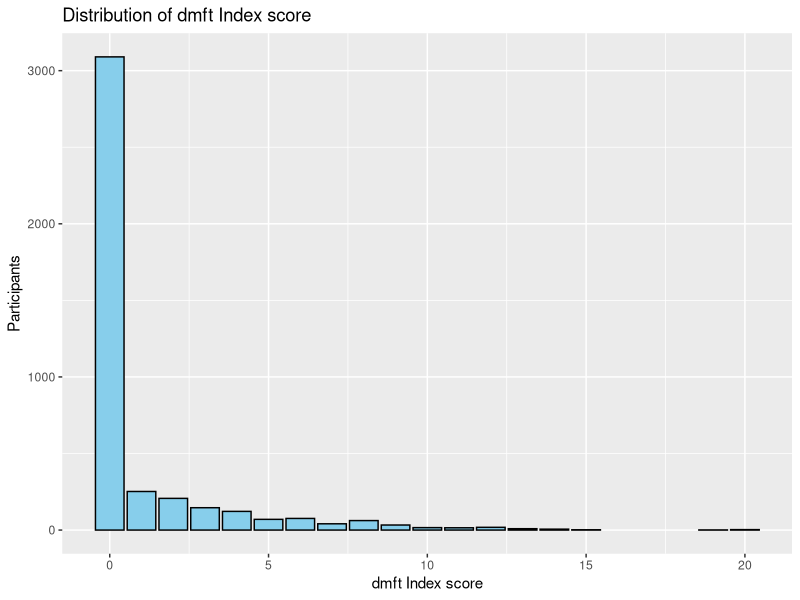
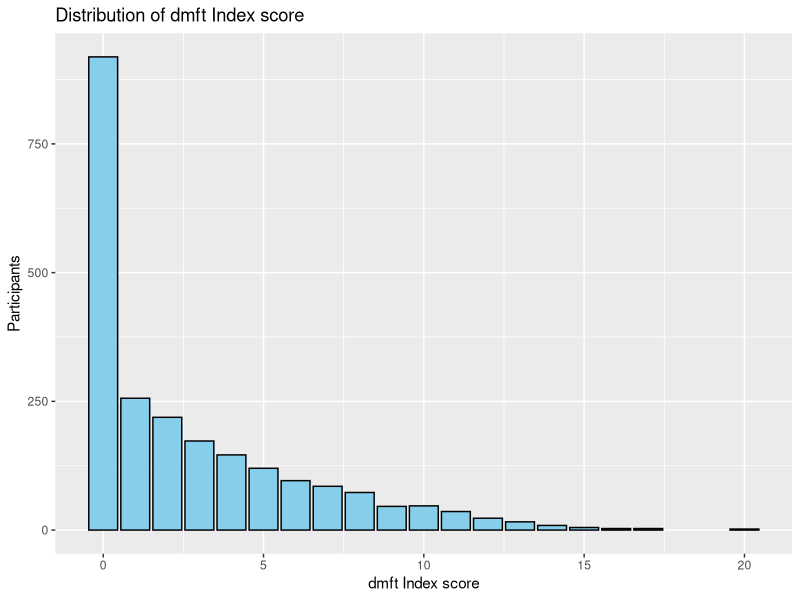
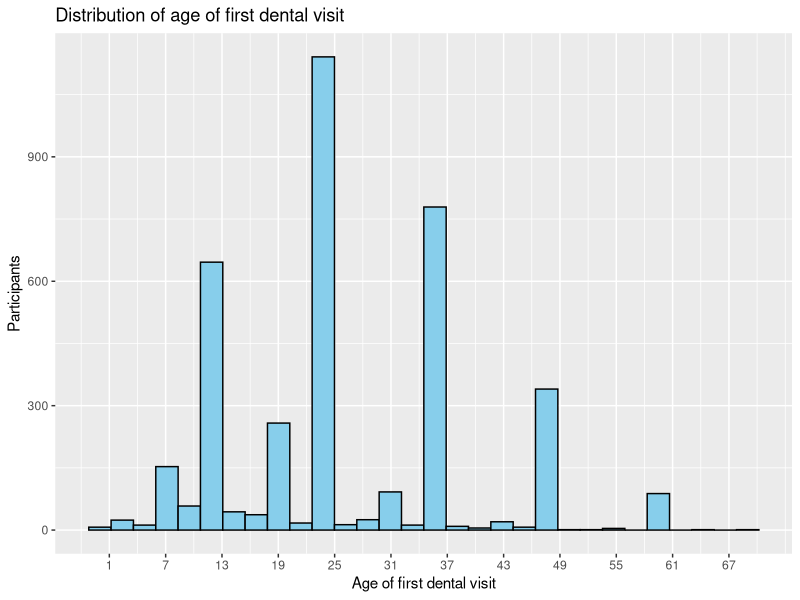
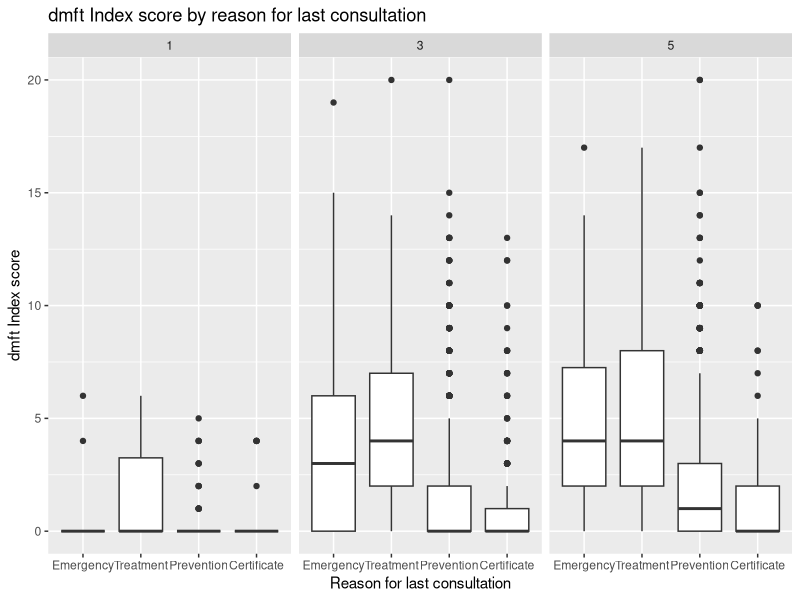
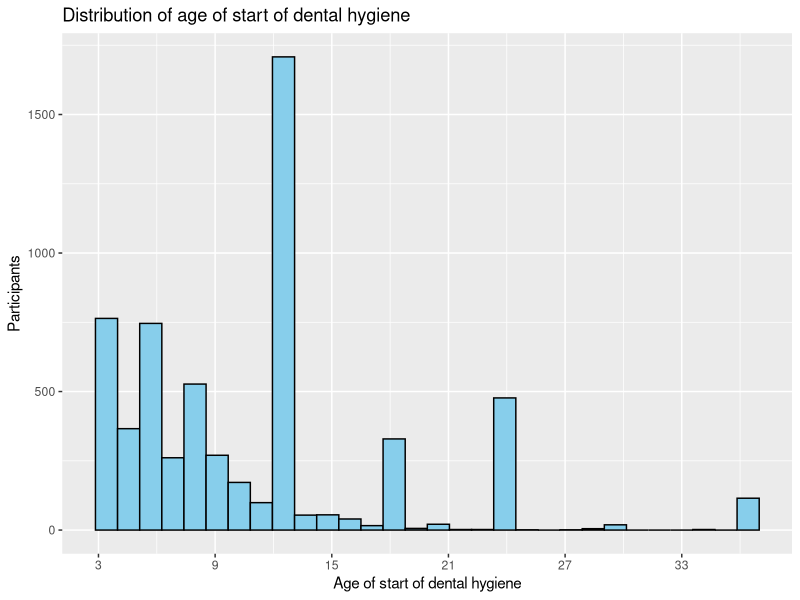
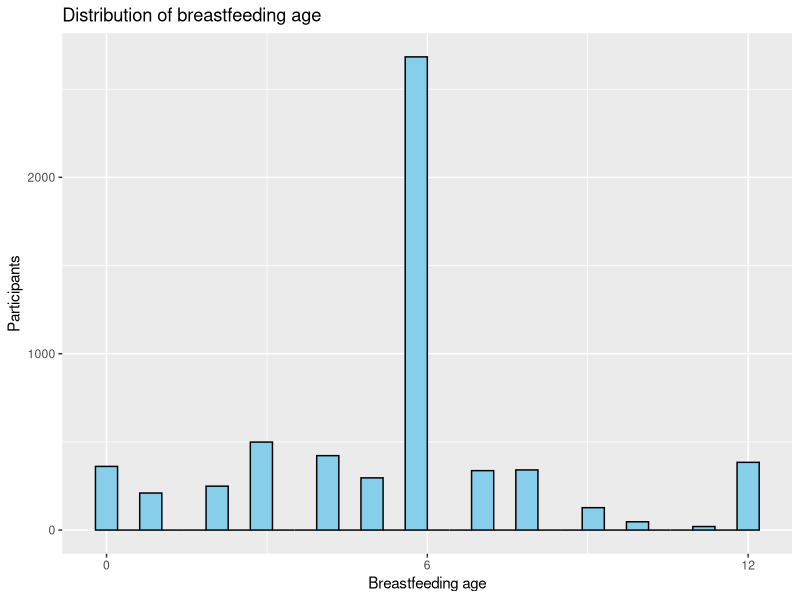
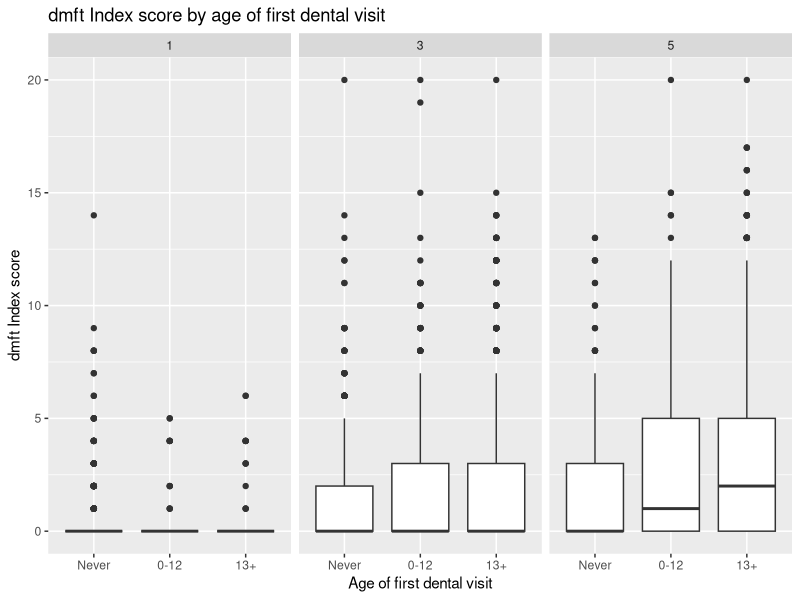
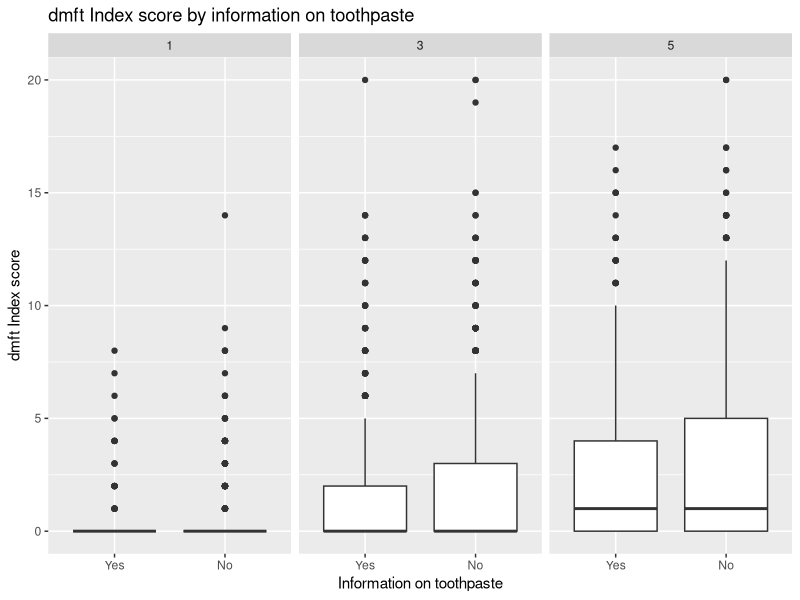

These figures' R source, in order:
## ---- chunk 1
knitr::opts_chunk$set(echo = TRUE)
## ---- chunk 2
library(here)
library(readr)
#install package MASS if not installed previously
if(!require(MASS)) install.packages("MASS")
library(MASS)
library(tidyverse)

ninoscompleta <- read_delim(
  here("ensab", "M3_NINOS.txt"), 
  delim = "|", 
  locale = locale(encoding = "Latin1")
)

examen13completa <- read_delim(
  here("ensab", "M4_EXAMEN_1.txt"), 
  delim = "|", 
  locale = locale(encoding = "Latin1")
)

examen5completa <- read_delim(
  here("ensab", "M4_EXAMEN_2.txt"), 
  delim = "|", 
  locale = locale(encoding = "Latin1")
)

hogarcompleta <- read_delim(
  here("ensab", "M1_HOGAR.txt"), 
  delim = "|", 
  locale = locale(encoding = "Latin1")
)

## ---- chunk 3
glimpse(ninoscompleta)
names(ninoscompleta)
## ---- chunk 4
ninos <- ninoscompleta %>% 
  dplyr::select(MPIO, DPTO, M3_100C, M3_113E, M3_113F, M3_119, M3_205, M3_206A, M3_206B, M3_207, M3_208, M3_209, M3_210, M3_213, M3_214, M3_218, M3_224, M3_225, M3_226, M3_227, M3_227A, M3_227B, M3_227C, M3_227D, M3_227E, M3_227F, M3_227G, M3_227CU, Clase, Region, Subreg, Estrato, Fex_fin, Sexo, Zona, EST_SE_2, FRACCION, REGIMEN, ID_HOGAR, ID_PERSONA)

glimpse(ninos)
## ---- chunk 5
examen13 <- examen13completa %>% 
  dplyr::select(MA_208, MA_305A, MA_305B, MA_305C, MA_305D, MA_305E, MA_305F, MA_305G, MA_305H, MA_305I, MA_305J, MA_307A, MA_307B, MA_307C, MA_307D, MA_307E, MA_307F, MA_307G, MA_307H, MA_307I, MA_307J, ID_HOGAR, ID_PERSONA)

#Assign a value to 1 to the following letters: B, C, D, E, G
examen13 <- examen13 %>%
  mutate(
    across(
      starts_with("MA_3"),
      ~case_when(
        str_detect(., "[BCDEG]") ~ 1,
        TRUE ~ 0)
    ))

#create variable dmft
examen13 <- examen13 %>%
  mutate(dmft = rowSums(across(starts_with("MA_3"), ~. > 0))) %>%
  dplyr::select(-starts_with("MA_3"))

glimpse(examen13)
summary(examen13$dmft)

#See distribution
ggplot(data = examen13, aes(x = dmft)) +
  geom_bar(fill = "skyblue", color = "black") +
  labs(x = "dmft Index score", y = "Participants", title = "Distribution of dmft Index score")
## ---- chunk 6
examen5 <- examen5completa %>% 
  dplyr::select(MB_208, MB_305A, MB_305B, MB_305C, MB_305D, MB_305E, MB_305F, MB_305G, MB_305H, MB_305I, MB_305J, MB_305K, MB_305L, MB_307A, MB_307B, MB_307C, MB_307D, MB_307E, MB_307F, MB_307G, MB_307H, MB_307I, MB_307J, MB_307K, MB_307L, ID_HOGAR, ID_PERSONA)

glimpse(examen5)

#Assign a value to 1 to the following numbers: 1, 2, 3, 4, 7
examen5 <- examen5 %>%
  mutate(
    across(
      starts_with("MB_3"),
      ~case_when(
        str_detect(., "^[12347]$|^[BCDEG]$") ~ 1,
        TRUE ~ 0                                 
      )))

#create variable dmft
examen5 <- examen5 %>%
  mutate(dmft = rowSums(across(starts_with("MB_3"), ~. > 0))) %>%
  dplyr::select(-starts_with("MB_3"))

summary(examen5$dmft)

#See distribution
ggplot(data = examen5, aes(x = dmft)) +
  geom_bar(fill = "skyblue", color = "black") +
  labs(x = "dmft Index score", y = "Participants", title = "Distribution of dmft Index score")
## ---- chunk 7
ensab <- ninos %>%
  left_join(examen13, by = "ID_PERSONA") %>%
  left_join(examen5, by = "ID_PERSONA") %>%
  mutate(dmft = coalesce(dmft.x, dmft.y), 
         ID_HOGAR = coalesce(ID_HOGAR.x, ID_HOGAR.y)) %>%
  dplyr::select(-ID_HOGAR.x, -ID_HOGAR.y, -dmft.x, -dmft.y)

#Missing data

ensab %>%
  filter(MA_208 == 2 | MB_208 == 2) %>%
  count()

ensab <- ensab %>%
  filter(MA_208 == 1 | MB_208 == 1) %>%
  dplyr::select(-MB_208, -MA_208)

#only  3 children did not have the clinical examination portion. We'll exclude them. Now the sample size is 6443 children.
## ---- chunk 8
glimpse(ensab$M3_100C)
summary(ensab$M3_100C)

#rename M2_100C to age
ensab <- ensab %>%
  rename(age = M3_100C) %>%
  mutate(age = factor(age, 
                      levels = c(1, 3, 5),
                      labels = c("1", "3", "5")))

summary(ensab$age)
## ---- chunk 9

#Turn M3_206A into a numeric variable
ensab$M3_206A <- as.numeric(ensab$M3_206A)

summary(ensab$M3_206A)

ensab %>%
  filter(M3_205 == 2 | M3_205 == 3) %>%
  count()
#2648: coincides with the number of NAs

ensab %>%
  filter(M3_205 == 3) %>%
  count()
#only 46 participants have missing values for M3_205

#multiply values in the filtered rows by 12 and categorize
ensab <- ensab %>%
  mutate(agefdv = if_else(M3_206B == 2, M3_206A * 12, M3_206A))

ggplot(ensab, aes(x = agefdv)) +
  geom_histogram(fill = "skyblue", color = "black") +
  scale_x_continuous(breaks = seq(min(ensab$agefdv, na.rm = TRUE), max(ensab$agefdv, na.rm = TRUE), by = 6)) +
  labs(x = "Age of first dental visit", y = "Participants", title = "Distribution of age of first dental visit")

# can do bins 0-6, 7-12, 13-24, 25-36, 37-48, 49-72, or just divide into 3.

ensab <- ensab %>%
  mutate(agefdv = case_when(
    M3_205 == 3 ~ NA_real_,
    M3_205 == 2 ~ 0,
    agefdv <= 12 ~ 1,
    agefdv > 12 ~ 2,
    TRUE ~ agefdv)) %>%
  mutate(agefdv = factor(agefdv, 
                         levels = c(0, 1, 2), 
                         labels = c("Never", "0-12", "13+")))

summary(ensab$agefdv)

ensab <- ensab %>%
  dplyr::select(-M3_206B, -M3_206A)
## ---- chunk 10
ensab %>%
  filter(M3_207 == 4) %>%
  count()

#45 NAs to be expected in M3_209

ensab <- ensab %>%
  mutate(reason = factor(M3_209, 
    levels = c(1, 2, 3, 4), 
    labels = c("Emergency", "Treatment", "Prevention", "Certificate")))

summary(ensab$reason)
#2648 NAs

ensab %>%
  filter(!is.na(reason)) %>%
  ggplot(aes(x = reason, y = dmft)) +
  geom_boxplot() +
  facet_wrap(~age) +
  labs(x = "Reason for last consultation", y = "dmft Index score", title = "dmft Index score by reason for last consultation")

#We will bring emergency and treatment into one category, and prevention and certificate into another

ensab <- ensab %>%
  mutate(
    reason_grouped = case_when(
      M3_209 %in% c(1, 2) ~ 1,  # Group Emergency and Treatment into 1
      M3_209 %in% c(3, 4) ~ 2   # Group Prevention and Certificate into 2
    ),
    reason_grouped = factor(reason_grouped, levels = c(1, 2), labels = c("Emergency/Treatment", "Prevention/Certificate"))
  )

summary(ensab$reason_grouped)
  
## ---- chunk 11
ensab %>%
  filter(M3_213 == 91 | M3_213 == 92) %>%
  count()
#385

glimpse(ensab$M3_213)

#create distribution
ensab %>%
  filter(!(M3_213 %in% c(91, 92))) %>%
  ggplot(aes(x = M3_213)) +
  geom_histogram(fill = "skyblue", color = "black") +
  scale_x_continuous(breaks = seq(min(ensab$M3_213, na.rm = TRUE), max(ensab$M3_213, na.rm = TRUE), by = 6)) +
  labs(x = "Age of start of dental hygiene", y = "Participants", title = "Distribution of age of start of dental hygiene")
## ---- chunk 12
glimpse(ensab$M3_218)

ensab <- ensab %>%
  mutate(tp_info = case_when(
    M3_218 == 3 ~ NA,
    TRUE ~ M3_218)) %>%
  mutate(tp_info = factor(tp_info,
                          levels = c(1, 2),
                          labels = c("Yes", "No")))

summary(ensab$tp_info)
## ---- chunk 13
glimpse(ensab$M3_224)

ensab %>%
  filter(M3_224 == 92) %>%
  count()
#98 NAs

ensab <- ensab %>%
  mutate(bf = case_when(
    M3_224 == 92 ~ NA,
    TRUE ~ M3_224))

#distribution of bf

ensab %>%
  filter(!(bf == 91)) %>%
  ggplot(aes(x = bf)) +
  geom_histogram(fill = "skyblue", color = "black") +
  scale_x_continuous(breaks = seq(min(ensab$bf, na.rm = TRUE), max(ensab$bf, na.rm = TRUE), by = 6)) +
  labs(x = "Breastfeeding age", y = "Participants", title = "Distribution of breastfeeding age")

ensab %>%
  filter(!(bf == 91)) %>%
  summary()

#12 seems like the maximum value

#Categorize into: never, 0-6 months, more than 6 months

ensab <- ensab %>%
  mutate(bf = case_when(
    bf == 91 ~ 1,
    bf <= 6 ~ 2,
    bf > 6 ~ 3,
  )) %>%
  mutate(bf = factor(bf, 
                     levels = c(1, 2, 3),
                     labels = c("Never", "0-6 months", "More than 6 months")))

summary(ensab$bf)
         
## ---- chunk 14
#Bottle use at the moment of the survey

ensab %>%
  filter(M3_225 == 2) %>%
  count()
#4487 don't use the bottle currently

glimpse(ensab$age)

#of those that do, what age are they?
ensab %>%
  filter(M3_225 == 1) %>%
  group_by(age) %>%
  count()

#225 and 226 include past and current use, might be a problem to create variable of age of bottle use. It might be more important what is in the bottle.

#M3_227: what do they put in the bottle. 0: no aplica, 1: aplica

glimpse(ensab$M3_227CU)

ensab %>%
  filter(M3_227G == 1) %>%
  select(M3_227G, M3_227CU, ID_PERSONA) %>% #order M3_227CU in alphabetical order
  distinct(M3_227CU)
  
## ---- chunk 15
glimpse(ensab$Sexo)

ensab <- ensab %>%
  mutate(sex = factor(Sexo,
                         levels = c(1, 2),
                         labels = c("Masculine", "Feminine")))

summary(ensab$sex)
## ---- chunk 16
glimpse(ensab$EST_SE_2)

ensab <- ensab %>%
  mutate(ses = factor(EST_SE_2, 
                           levels = c(1, 2, 3, 4), 
                           labels = c("Low low", "Low", "Middle low", "Middle to high")))

summary(ensab$ses)
## ---- chunk 17
glimpse(ensab$M3_119)

#8 are NAs
ensab %>%
  filter(M3_119 == 8) %>%
  count()

#transform 7 unemployed into 0

ensab <- ensab %>%
  mutate(income = case_when(
    M3_119 == 8 ~ NA,
    M3_119 == 7 ~ 0,
    TRUE ~ M3_119)) %>%
  mutate(income = factor(income,
                         levels = c(0, 1, 2, 3, 4, 5, 6),
                         labels = c("Unemployed", "Less than half NMW", "Half - 1 NMW", "1-2 NMW", "2-3 NMW", "3-4 NMW", "More than 4 NMW")))

summary(ensab$income)

## ---- chunk 18
glimpse(ensab$REGIMEN)

#counting NAs in M3_113E

ensab %>%
  filter(M3_113E == 6) %>%
  count()

ensab <- ensab %>%
  mutate(insurance = case_when(
    REGIMEN == 4 ~ 0,
    TRUE ~ REGIMEN)) %>%
  mutate(insurance = factor(insurance, 
                           levels = c(0, 1, 2, 3), 
                           labels = c("Uninsured", "Contributory", "Subsidized", "Other")))

summary(ensab$insurance)
## ---- chunk 19
glimpse(ensab$Region)

ensab <- ensab %>%
  mutate(region = factor(Region,
                         levels = c(1, 2, 3, 4, 5, 6),
                         labels = c("Atlantic", "Eastern", "Central", "Pacific", "Bogota", "Orinoquia - Amazonia")))

summary(ensab$region)
## ---- chunk 20
glimpse(ensab$Zona)

ensab %>%
  group_by(Zona, .drop = FALSE) %>%
  count()

ensab <- ensab %>%
  mutate(location = factor(Zona,
                           levels = c(1, 2),
                           labels = c("Urban", "Rural")))

summary(ensab$location)
## ---- chunk 21
ensab %>%
  filter(!is.na(agefdv)) %>%
ggplot(aes(x=agefdv, y=dmft)) +
  geom_boxplot() +
  facet_wrap(~age) +
  labs(x = "Age of first dental visit", y = "dmft Index score", title = "dmft Index score by age of first dental visit")
## ---- chunk 22

#Subset the data for first dental visit

fdv <- ensab %>%
  dplyr::select(dmft, agefdv, age, sex, income, ses, insurance, region, location, ID_PERSONA, ID_HOGAR)

#by age group

fdv1 <- fdv %>%
  filter(age == 1)

fdv3 <- fdv %>%
  filter(age == 3)

fdv5 <- fdv %>%
  filter(age == 5)
## ---- chunk 23
# Crude negative binomial regression age 1
model1 <- glm.nb(dmft ~ agefdv, data = fdv1)

summary(model1)
exp(model1$coefficients)
exp(confint(model1))
#theta is 0.03 so there is a lot of overdispersion

#Multiple negative binomial regression (adjusted model)
model1m <- glm.nb(data = fdv1, dmft ~ agefdv + sex + income + ses + insurance + region + location)

summary(model1m)
exp(model1m$coefficients)
#exp(confint(model1m)) is failing to converge

# Negative binomial regression age 3

model3 <- glm.nb(dmft ~ agefdv, data = fdv3)

summary(model3)
exp(model3$coefficients)
exp(confint(model3))

model3m <- glm.nb(data = fdv3, dmft ~ agefdv + sex + income + ses + insurance + region + location)

summary(model3m)
exp(model3m$coefficients)
exp(confint(model3m))

#Negative binomial regression age 5

model5 <- glm.nb(dmft ~ agefdv, data = fdv5)

summary(model5)
exp(model5$coefficients)
exp(confint(model5))

model5m <- glm.nb(data = fdv5, dmft ~ agefdv + sex + income + ses + insurance + region + location)

summary(model5m)
exp(model5m$coefficients)
exp(confint(model5m))

#Direct comparison between 0-12 and 13+

diff_coef <- coef(model5m)["agefdv0-12"] - coef(model5m)["agefdv13+"]
exp(diff_coef)


diff_se <- sqrt(vcov(model5m)["agefdv0-12", "agefdv0-12"] + 
                vcov(model5m)["agefdv13+", "agefdv13+"] - 
                2 * vcov(model5m)["agefdv0-12", "agefdv13+"])

lower_bound <- diff_coef - 1.96 * diff_se
upper_bound <- diff_coef + 1.96 * diff_se

exp(lower_bound)
exp(upper_bound)

#not statistically significant different
## ---- chunk 24
#subset the data to remove any NAs in reason

reason0 <- ensab %>%
  filter(!is.na(reason)) %>%
    dplyr::select(dmft, agefdv, reason, age, sex, income, ses, insurance, region, location, ID_PERSONA, ID_HOGAR)

#Checking agefdv categories

summary(reason0$agefdv)

#crude regression

model0 <- glm.nb(data = reason0, dmft ~ reason)
summary(model0)
exp(model0$coefficients)
exp(confint(model0))

model0fdv <- glm.nb(data = reason0, dmft ~ agefdv)

#now let's try to use the reason to adjust for reason of consultation for the first dental visit

model0b <- glm.nb(data = reason0, dmft ~ reason + agefdv + age)
summary(model0b)
exp(model0b$coefficients)
exp(confint(model0b))
#It seems confounded by age

# 5 years old 

reason5 <- reason0 %>%
  filter(age == 5)

modelreason5 <- glm.nb(data = reason5, dmft ~ agefdv)
summary(modelreason5)

modelreason5b <- glm.nb(data = reason5, dmft ~ reason + agefdv)
summary(modelreason5b)
#the association is mostly explained by the reason of the last visit and age


## ---- chunk 25
ensab %>%
  filter(!is.na(tp_info)) %>%
  ggplot(aes(x = tp_info, y = dmft)) +
  facet_wrap(~age) +
  geom_boxplot() +
  labs(x = "Information on toothpaste", y = "dmft Index score", title = "dmft Index score by information on toothpaste")

glimpse(ensab)
## ---- chunk 26
#Subset the data for toothpaste information

tp <- ensab %>%
  dplyr::select(dmft, tp_info, age, sex, income, ses, insurance, region, location, ID_PERSONA, ID_HOGAR)

modeltp1 <- glm.nb(data = tp, dmft ~ tp_info)
summary(modeltp1)

#ages 5

tp5 <- tp %>%
  filter(age == 5)

modeltp5 <- glm.nb(data = tp5, dmft ~ tp_info)
summary(modeltp5)
exp(modeltp5$coefficients)
exp(confint(modeltp5))
#not statistically significant

modeltp5m <- glm.nb(data = tp5, dmft ~ tp_info + sex + income + ses + insurance + region + location)
summary(modeltp5m)

#the relationship is attenuated after adjusting for confounders

#ages 3 and 5 

tp35 <- tp %>%
  filter(age == 5 | age == 3)

modeltp35 <- glm.nb(data = tp35, dmft ~ tp_info)
summary(modeltp35)
## ---- chunk 27
ensab %>%
  filter(!is.na(bf)) %>%
  ggplot(aes(x = bf, y = dmft)) +
  facet_wrap(~age) +
  geom_boxplot() +
  labs(x = "Breastfeeding age", y = "dmft Index score", title = "dmft Index score by breastfeeding age")
## ---- chunk 28
#Subset the data for breastfeeding

bfdata <- ensab %>%
  dplyr::select(dmft, bf, age, sex, income, ses, insurance, region, location, ID_PERSONA, ID_HOGAR)

modelbf1 <- glm.nb(data = bfdata, dmft ~ bf)
summary(modelbf1)

modelbf1a <- glm.nb(data = bfdata, dmft ~ bf + age)
summary(modelbf1a)

#age 5

bf5 <- bfdata %>%
  filter(age == 5)

modelbf5 <- glm.nb(data = bf5, dmft ~ bf)
summary(modelbf5)
